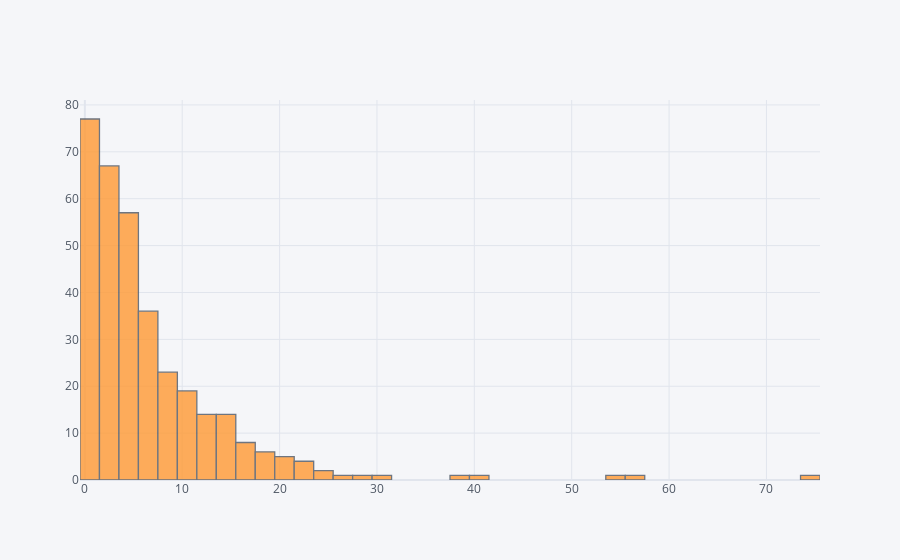

The notebook cell saved with this chart:
### Code cell
# Посмотрим на распределение пропусков подробнее:

data['absences'].iplot(kind='histogram')

### Figure 1 — Plotly figure (JSON) as saved in the notebook; plotly's stock layout.template omitted (floating-point values rounded to 4 significant figures; data arrays with more than 128 entries replaced by an {"elided": "..."} marker saying what was removed)
{"data": [{"histfunc": "count", "histnorm": "", "marker": {"color": "rgba(255, 153, 51, 1.0)", "line": {"color": "#4D5663", "width": 1.3}}, "name": "absences", "opacity": 0.8, "orientation": "v", "type": "histogram", "x": {"elided": "352 int values"}}], "layout": {"barmode": "overlay", "legend": {"bgcolor": "#F5F6F9", "font": {"color": "#4D5663"}}, "paper_bgcolor": "#F5F6F9", "plot_bgcolor": "#F5F6F9", "title": {"font": {"color": "#4D5663"}}, "xaxis": {"gridcolor": "#E1E5ED", "showgrid": true, "tickfont": {"color": "#4D5663"}, "title": {"font": {"color": "#4D5663"}, "text": ""}, "zerolinecolor": "#E1E5ED"}, "yaxis": {"gridcolor": "#E1E5ED", "showgrid": true, "tickfont": {"color": "#4D5663"}, "title": {"font": {"color": "#4D5663"}, "text": ""}, "zerolinecolor": "#E1E5ED"}}}
